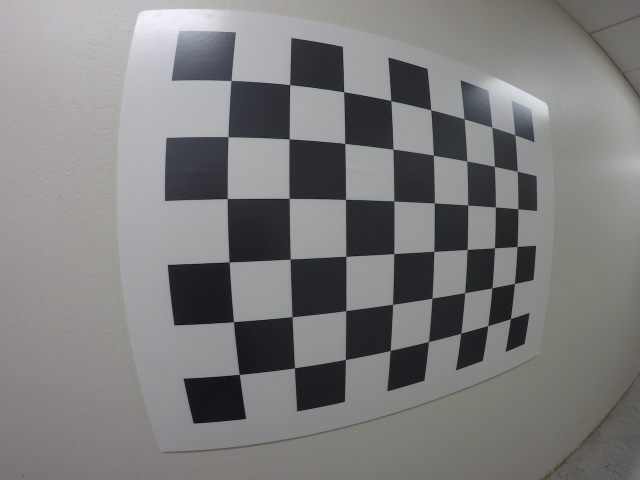
#> input picture data/calibration/GOPR0032.jpg, 1280 x 960 px (shown at 1/2 size); its folder holds 5 pictures in this run
$ python calibration.py
#> lines starting #> are read from the running program, lines starting #| are printed output that depends on the picture
import numpy as  np
import cv2
import matplotlib.pyplot as plt
import glob


def cal_undistort(img, objpoints, imgpoints):
    gray = cv2.cvtColor(img, cv2.COLOR_RGB2GRAY)
    ret, mtx, dist, rvecs, tvecs = cv2.calibrateCamera(objpoints, imgpoints, gray.shape[::-1], None, None)
    return cv2.undistort(img, mtx, dist, None, mtx)


images = glob.glob('../data/calibration/*.jpg')

objpoints = []  # 3D points in real world space
imgpoints = []  # 2D points in image plane

objp = np.zeros((6 * 8, 3), np.float32)
objp[:, :2] = np.mgrid[0:8, 0:6].T.reshape(-1, 2)  # x,y coordinates

for filename in images:
    img = cv2.imread(filename)
#> img is the input picture: shape (960, 1280, 3); mean B, G, R 124.7, 124.9, 125.1
    gray = cv2.cvtColor(img, cv2.COLOR_RGB2GRAY)
    ret, corners = cv2.findChessboardCorners(gray, (8, 6), None)
#> ret = True; corners = 48 rows, first 8: [462.6, 161.4], [579.9, 169.7], [687.9, 184.1], [782.3, 201.7], [862.1, 220.2], [928.7, 238.1], [984.4, 254.7], [1030.2, 270.1]

    if ret is True:
        imgpoints.append(corners)
        objpoints.append(objp)

# mtx - 3d to 2d transformation matrix
# dist - distortion coefficients
# rvecs - rotation vector
# tvecs - translation vector

img = cv2.imread('../data/calibration/GOPR0032.jpg')
undistorted = cal_undistort(img, objpoints, imgpoints)
#> in cal_undistort, `return cv2.undistort(img, mtx, dist, None, mtx)`:
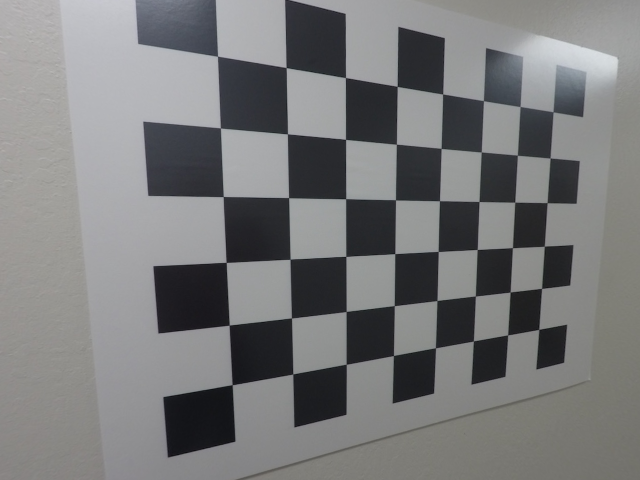
#> returned value: shape (960, 1280, 3) (shown at 1/2 size); mean of channels 0, 1, 2 122.4, 121.7, 121.2; drawn as B, G, R

f, (ax1, ax2) = plt.subplots(1, 2, figsize=(24, 9))
f.tight_layout()
ax1.imshow(img)
ax1.set_title('Original Image', fontsize=50)
ax2.imshow(undistorted)
ax2.set_title('Undistorted Image', fontsize=50)
plt.show()
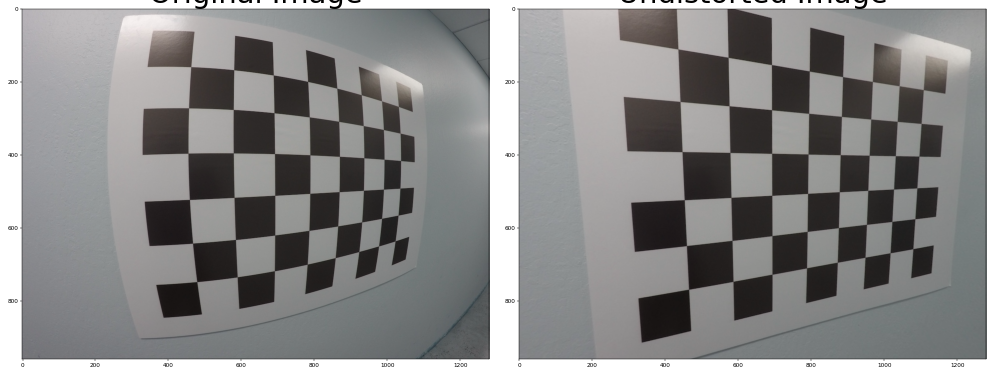
#> figure drawn by matplotlib, 2 panels; B, G, R data is drawn as R, G, B
